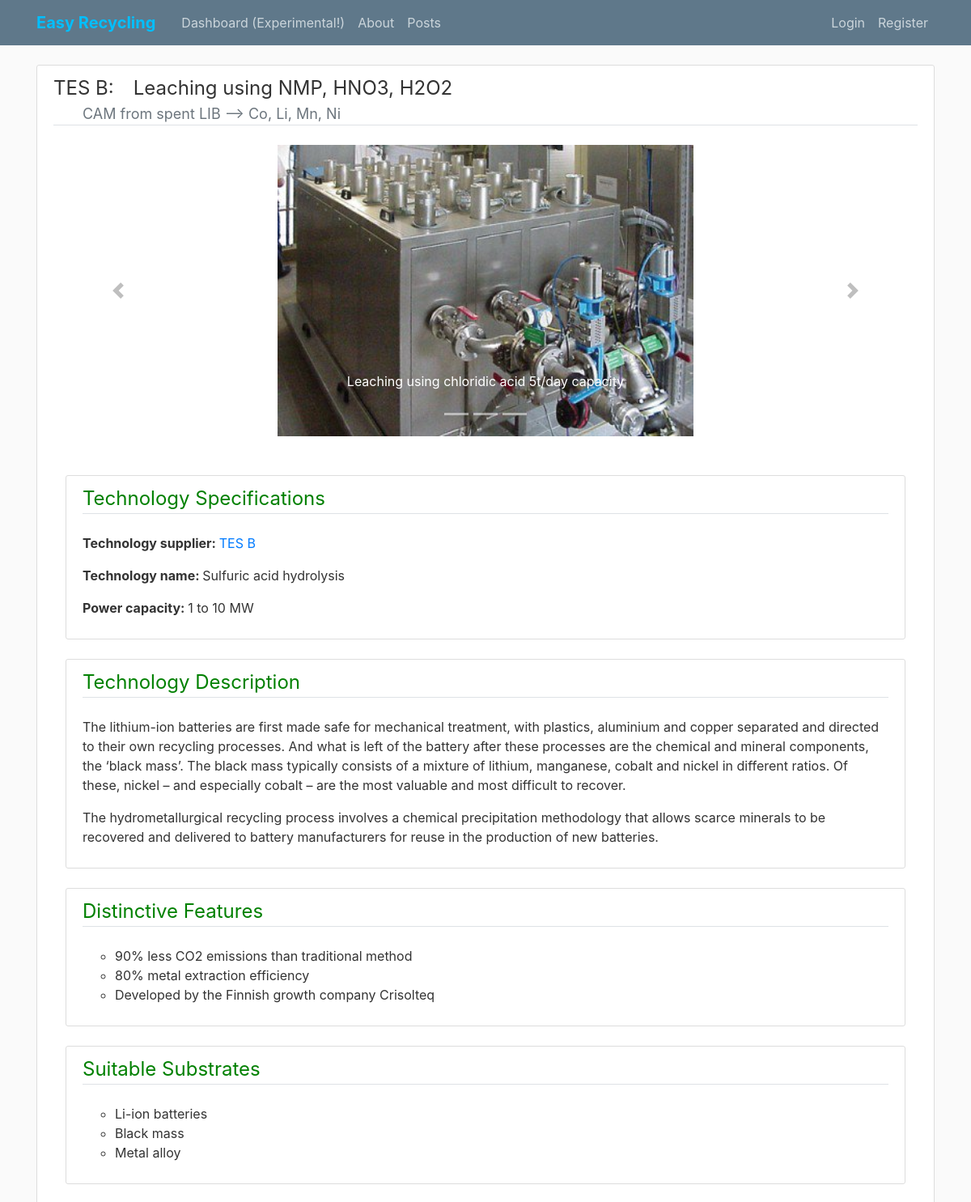
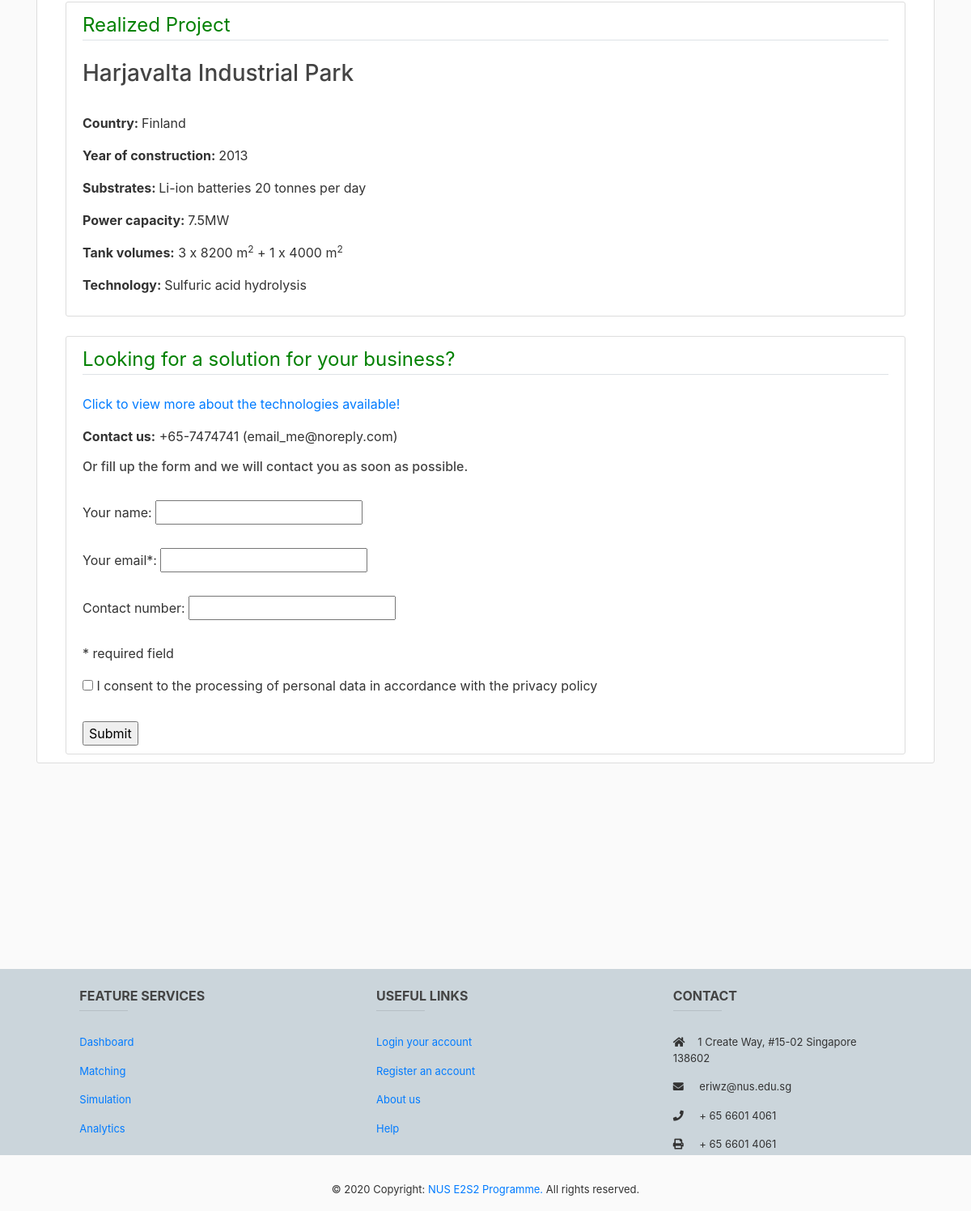
Screenshot of /matching/technology/2 with the database file from the repository (2 pictures, top to bottom).
### dss/models.py (models this page shows, shortened)
class Technology(db.Model):
    id = db.Column(db.Integer, primary_key = True)
    materialId = db.Column(db.Integer, db.ForeignKey('materials.id'), nullable=False)
    materialRequirements = db.Column(db.String(100), nullable=True)
    wasteSource = db.Column(db.String(500), nullable=False)
    requiredTechnology = db.Column(db.String(500), nullable=False)
    technologySuppliers = db.Column(db.String(500), nullable=False)
    byProduct = db.Column(db.String(500), nullable=False)
    landSpace = db.Column(db.Integer, nullable=False)
    estimatedCost = db.Column(db.Integer, nullable=False)
    costUnits = db.Column(db.String(100), nullable=False)
    environmentalImpact = db.Column(db.Integer, nullable=False)
    resourceId = db.Column(db.Integer, db.ForeignKey('materials.id'), nullable=False)

class Technologybreakdown(db.Model):
    id = db.Column(db.Integer, primary_key = True)
    technologyId = db.Column(db.Integer, db.ForeignKey('Technology.id'), nullable=False)
    carouselHTML = db.Column(db.String(500))
    website = db.Column(db.String(500))
    specifications = db.Column(db.String(500))
    description = db.Column(db.Integer, nullable=False)
    features = db.Column(db.String(100))
    suitableSubstrates = db.Column(db.String(500))
    realisedProject = db.Column(db.String(500))
    def specificationsName(self, specifications):
        try:
            name = specifications.split('_')[0]
            return name
        except:
            return ''
    def specificationsPower(self, specifications):
        try:
            power = specifications.split('_')[1]
            return power
        except:
            return ''
    def featuresHTML(self, features):
        try:
            list = features.split('_')
            feature = [feature for feature in list]
            return feature
        except:
            return []
    def substratesHTML(self, substrates):
        try:
            list = substrates.split('_')
            substrate = [substrate for substrate in list]
            return substrate
        except:
            return []

### dss/routes.py (the view)
@app.route("/matching/technology/<technologyId>", methods=['GET','POST'])
def matching_technology(technologyId):
    technology = Technology.query.filter(Technology.id==technologyId).first()
    technologyBreakdown = Technologybreakdown.query.filter(Technologybreakdown.technologyId==int(technologyId)).first()
    navHTML = []
    if technologyBreakdown and technologyBreakdown.carouselHTML:
        for i in range(len(technologyBreakdown.carouselHTML.split('<div class="carousel-item"'))):
            if technologyBreakdown.carouselHTML != None:
                navHTML.append(f'<li data-target="#technologyPictures" data-slide-to="{i}"></li>')
    return render_template('matching_technology.html', title="Matching Technology", technology=technology, technologyBreakdown=technologyBreakdown, navHTML=navHTML)

### dss/templates/matching_technology.html (shortened to what this page needs)
{% extends "layout.html" %}
{% block content %}
<div class="content-section" style="margin: 0 auto">
  <legend class="border-bottom mb-4">{{technology.technologySuppliers}}:&emsp;{{technology.requiredTechnology}}
    <div style="font-size:large;" class="text-muted">&emsp;&emsp;{{technology.wasteSource}} --> {{technology.byProduct}}</div>
  </legend>
  <div class="row">
    <div class="col-sm-12">
      <div id="technologyPictures" class="carousel slide" data-ride="carousel">
        <ol class="carousel-indicators">
          {% if navHTML %}
            {% for nav in navHTML %}
              {{nav|safe}}
            {% endfor %}
          {% endif %}
        </ol>
        <div class="carousel-inner">
          {{technologyBreakdown.carouselHTML|safe}}
        </div>
        <a class="carousel-control-prev" href="#technologyPictures" role="button" data-slide="prev">
          <span class="carousel-control-prev-icon" aria-hidden="true"></span>
        </a>
        <a class="carousel-control-next" href="#technologyPictures" role="button" data-slide="next">
          <span class="carousel-control-next-icon" aria-hidden="true"></span>
        </a>
      </div>
    </div>
  </div>
  <br>
<br>
{% if technologyBreakdown %}
  <div class="container">
    <div class="content-section" style="margin: 0 auto">
      <legend class="border-bottom mb-4" style="color:green">Technology Specifications</legend>
      <div>
        <p><strong>Technology supplier: </strong> <a href="{{technologyBreakdown.website}}" target="_blank">{{technology.technologySuppliers}}</a> </p>
        <p><strong>Technology name: </strong>{{technologyBreakdown.specificationsName(technologyBreakdown.specifications)}}</p>
        <p><strong>Power capacity: </strong>{{technologyBreakdown.specificationsPower(technologyBreakdown.specifications)}}</p>
      </div>
    </div>
    <br>
    <div class="content-section" style="margin: 0 auto">
      <legend class="border-bottom mb-4" style="color:green">Technology Description</legend>
      <div>
        {{technologyBreakdown.description|safe}}
      </div>
    </div>
      <br>
    <div class="content-section" style="margin: 0 auto">
      <legend class="border-bottom mb-4" style="color:green">Distinctive Features</legend>
      <div>
        <ul style="list-style-type:circle;">
          {% for feature in technologyBreakdown.featuresHTML(technologyBreakdown.features) %}
            <li>{{feature}}</li>
          {% endfor %}
        </ul>
      </div>
    </div>
    <br>
    <div class="content-section" style="margin: 0 auto">
      <legend class="border-bottom mb-4" style="color:green">Suitable Substrates</legend>
      <div>
        <ul style="list-style-type:circle;">
          {% for substrate in technologyBreakdown.substratesHTML(technologyBreakdown.suitableSubstrates) %}
            <li>{{substrate}}</li>
          {% endfor %}
        </ul>
      </div>
    </div>
    <br>
    <div class="content-section" style="margin: 0 auto">
      <legend class="border-bottom mb-4" style="color:green">Realized Project</legend>
      <div>
        {{technologyBreakdown.realisedProject|safe}}
      </div>
    </div>
    <br>
    <div class="content-section" style="margin: 0 auto">
      <legend class="border-bottom mb-4" style="color:green">Looking for a solution for your business?</legend>
      <div>
        <p><a href={{technologyBreakdown.website}} target="_blank">Click to view more about the technologies available!</a></p>
        <p><strong>Contact us:</strong> +65-7474741 (email_me@noreply.com)</p>
        <h6>Or fill up the form and we will contact you as soon as possible.</h6>
        <br>
        <form action="/action_page.php">
          <label for="fname">Your name:</label>
          <input type="text" id="fname" name="fname"><br><br>
          <label for="lname">Your email*:</label>
          <input type="text" id="lname" name="lname"><br><br>
          <label for="lname">Contact number:</label>
          <input type="text" id="contact" name="contact"><br><br>
          <p>* required field</p>
          <form action="/action_page.php">
            <input type="checkbox" id="consent" name="consent" value="yes">
            <label for="consent">I consent to the processing of personal data in accordance with the privacy policy</label><br>
          </form>       <br>
          <input type="submit" value="Submit">
        </form>
      </div>
    </div>
  </div>
{% endif %}
{% endblock content %}

### dss/templates/layout.html (shortened to what this page needs)
<!DOCTYPE html>
<html>
<head>
    <link rel="stylesheet" href="https://use.fontawesome.com/releases/v5.4.1/css/all.css">
    <link rel="stylesheet" href="https://stackpath.bootstrapcdn.com/bootstrap/4.3.1/css/bootstrap.min.css">
    <link rel="stylesheet" type="text/css" href="{{ url_for('static', filename='main.css') }}">
</head>
<body>
<div id="main_container">
  <div id="body_content">
    <header class="site-header">
        <nav class="navbar navbar-expand-md navbar-dark bg-steel fixed-top">
          <div class="container">
            <a class="navbar-brand mr-4" href="/index" style="color:deepskyblue; font-weight:bold;">Easy Recycling</a>
            <div class="collapse navbar-collapse" id="navbarToggle">
              <div class="navbar-nav mr-auto">
                <a class="nav-item nav-link" href="{{ url_for('dashboard') }}">Dashboard (Experimental!)</a>
                <a class="nav-item nav-link" href="{{ url_for('about') }}">About</a>
                <a class="nav-item nav-link" href="{{ url_for('posts_home') }}">Posts</a>
              </div>
              <div class="navbar-nav">
                {% if current_user.is_authenticated %}
                  <a class="nav-item nav-link" href="{{ url_for('account') }}">{{ current_user.username }}</a>
                  <a class="nav-item nav-link" href="{{ url_for('logout') }}">Logout</a>
                {% else %}
                  <a class="nav-item nav-link" href="{{ url_for('login') }}">Login</a>
                  <a class="nav-item nav-link" href="{{ url_for('register') }}">Register</a>
                {% endif %}
              </div>
            </div>
          </div>
        </nav>
    </header>
    <main role="main" class="container">
          {% block content %}{% endblock %}
    </main>
  </div>
</div>
<footer class="page-footer font-small blue pt-4 mt-4" id="footer">
  <div class="container-fluid text-center text-md-left">
    <div class="row">
      <div class="col-md-4 col-lg-2 col-xl-2 mx-auto mb-4">
        <h6 class="text-uppercase font-weight-bold">Feature services</h6>
        <hr class="deep-purple accent-2 mb-4 mt-0 d-inline-block mx-auto" style="width: 60px;">
        <p>
          <a href="#!">Dashboard</a>
        </p>
        <p>
          <a href="#!">Matching</a>
        </p>
        <p>
          <a href="#!">Simulation</a>
        </p>
        <p>
          <a href="#!">Analytics</a>
        </p>
      </div>
      <div class="col-md-4 col-lg-2 col-xl-2 mx-auto mb-4">
        <h6 class="text-uppercase font-weight-bold">Useful links</h6>
        <hr class="deep-purple accent-2 mb-4 mt-0 d-inline-block mx-auto" style="width: 60px;">
        <p>
          <a href="{{ url_for('login') }}">Login your account</a>
        </p>
        <p>
          <a href="{{ url_for('register') }}">Register an account</a>
        </p>
        <p>
          <a href="{{ url_for('about') }}">About us</a>
        </p>
        <p>
          <a href="#!">Help</a>
        </p>
      </div>
      <div class="col-md-4 col-lg-3 col-xl-3 mx-auto mb-md-0 mb-4">
        <h6 class="text-uppercase font-weight-bold">Contact</h6>
        <hr class="deep-purple accent-2 mb-4 mt-0 d-inline-block mx-auto" style="width: 60px;">
        <p>
          <i class="fas fa-home mr-3"></i>1 Create Way, #15-02 Singapore 138602</p>
        <p>
          <i class="fas fa-envelope mr-3"></i> eriwz@nus.edu.sg</p>
        <p>
          <i class="fas fa-phone mr-3"></i> + 65 6601 4061</p>
        <p>
          <i class="fas fa-print mr-3"></i> + 65 6601 4061</p>
      </div>
    </div>
  </div>
  <div class="footer-copyright text-center py-3">© 2020 Copyright:
    <a href="https://www.create.edu.sg/about-create/research-centres/e2s2/"> NUS E2S2 Programme. </a> All rights reserved.
  </div>
</footer>
</body>
</html>

### dss/static/main.css (style rules this page uses)
body { background: #fafafa; color: #333333; margin-top: 5rem; }
h1, h2, h3, h4, h5, h6 { color: #444444; }
.bg-steel { background-color: #5f788a; }
.site-header .navbar-nav .nav-link { color: #cbd5db; }
.content-section { background: #ffffff; padding: 10px 20px; border: 1px solid #dddddd; border-radius: 3px; margin-bottom: 20px; }
#main_container { min-height: 100%; }
#footer { background-color: #cbd5db; font-size: small; position: relative; height: 230px; margin-top: -100px; clear: both; }
#body_content { overflow: auto; padding-top: 0%; padding-bottom: 230px; }

### dss/templates/matching_technology.html (style rules this page uses)
.carouselImage { display: block; margin-left: auto; margin-right: auto; height: 360px; width: auto; }
span { padding-left: 0.5em; padding-right: 0.5em; }

### rows the page displays
Technology: technologySuppliers "TES B", requiredTechnology "Leaching using NMP, HNO3, H2O2", wasteSource "CAM from spent LIB", byProduct "Co, Li, Mn, Ni"
Technologybreakdown: carouselHTML (picture), carouselHTML "Leaching using chloridic acid 5t/day capacity", specificationsName "Sulfuric acid hydrolysis", specificationsPower "1 to 10 MW", description "The lithium-ion batteries are first made safe for mechanical treatment, with plastics, aluminium and copper separated and directed to their own recycling processes. And what is left of the battery after these processes are the chemical and mineral components, the ‘black mass’. The black mass typically consists of a mixture of lithium, manganese, cobalt and nickel in different ratios. Of these, nickel – and especially cobalt – are the most valuable and most difficult to recover. The hydrometallurgical recycling process involves a chemical precipitation methodology that allows scarce minerals to be recovered and delivered to battery manufacturers for reuse in the production of new batteries.", realisedProject "Harjavalta Industrial Park Country: Finland Year of construction: 2013 Substrates: Li-ion batteries 20 tonnes per day Power capacity: 7.5MW Tank volumes: 3 x 8200 m 2 + 1 x 4000 m 2 Technology: Sulfuric acid hydrolysis"

### other values shown
{{ feature }} "90% less CO2 emissions than traditional method" "80% metal extraction efficiency" "Developed by the Finnish growth company Crisolteq"
{{ substrate }} "Li-ion batteries" "Black mass" "Metal alloy"
